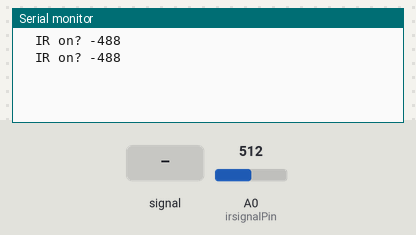
A sketch run on a simulated Arduino Uno, built with avr-gcc and run on an emulated ATmega328P. Shown: the last lines printed to the serial monitor. The test bench sets the inputs (shaded band); at power-on: A0 (irsignalPin) = 512.

Above: at 1.8 s.
1.9 s: A0 (irsignalPin) fed a 200 Hz sine of ±81 counts around its level
At 2.8 s:
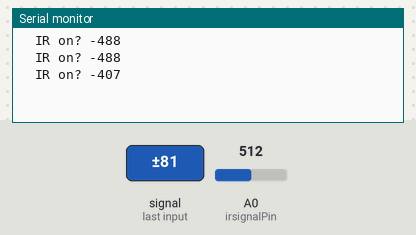
3.4 s: A0 (irsignalPin) set to 716
At 4.6 s:
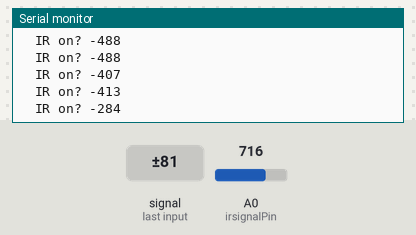
4.9 s: A0 (irsignalPin) fed a 1000 Hz sine of ±255 counts around its level
At 5.4 s:
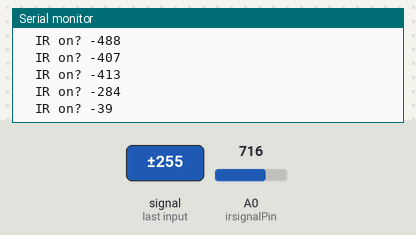
6.4 s: A0 (irsignalPin) set to 900
At 7.8 s:
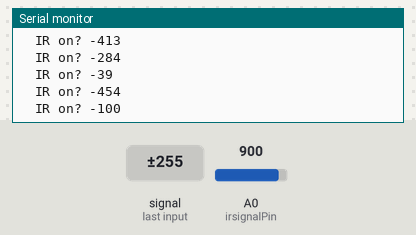
Timing chart, 0 to 8.9 s (numbered marks = the images above; inputs shaded):
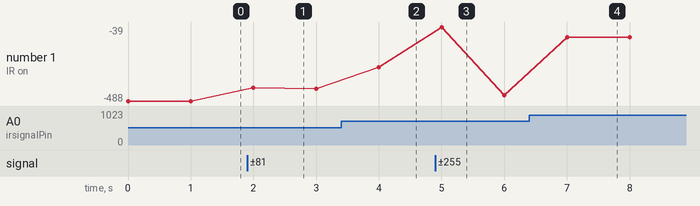

Measured:
- after the input at 1.9 s, the serial monitor: prints a new line after 0.10 s (image 1)
- after the input at 3.4 s, the serial monitor: prints a new line after 0.60 s (image 2)
- after the input at 4.9 s, the serial monitor: prints a new line after 0.10 s (image 3)
- after the input at 6.4 s, the serial monitor: prints a new line after 0.60 s (image 4)
- plotted number 1: -488 → -413 after the input at 1.9 s, -413 → -284 after the input at 3.4 s, -284 → -454 after the input at 4.9 s, -454 → -100 after the input at 6.4 s

The sketch:

IR_detector.ino
```cpp
// We'll use analog input 0 to measure the ir sensor's
// signal pin.

const int irsignalPin = 0;

void setup()
{
  pinMode(irsignalPin, INPUT);
  Serial.begin(9600);
}


void loop()
{

float irsignal;

//  analogRead(irsignalPin);

  Serial.print("  IR on? ");
  Serial.println(analogRead(irsignalPin)-1000);

  delay(1000);
}
```
